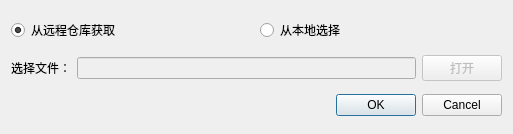
<?xml version="1.0" encoding="UTF-8"?>
<ui version="4.0">
 <class>ChooseSourceDialog</class>
 <widget class="QDialog" name="ChooseSourceDialog">
  <property name="geometry">
   <rect>
    <x>0</x>
    <y>0</y>
    <width>513</width>
    <height>134</height>
   </rect>
  </property>
  <property name="windowTitle">
   <string>安装器下载</string>
  </property>
  <layout class="QGridLayout" name="gridLayout">
   <item row="2" column="0">
    <widget class="QLabel" name="label">
     <property name="text">
      <string>选择文件：</string>
     </property>
    </widget>
   </item>
   <item row="2" column="1">
    <widget class="QLineEdit" name="line_filePath">
     <property name="enabled">
      <bool>false</bool>
     </property>
    </widget>
   </item>
   <item row="2" column="2">
    <widget class="QPushButton" name="btn_open">
     <property name="enabled">
      <bool>false</bool>
     </property>
     <property name="text">
      <string>打开</string>
     </property>
    </widget>
   </item>
   <item row="1" column="0" colspan="3">
    <layout class="QHBoxLayout" name="horizontalLayout">
     <item>
      <widget class="QRadioButton" name="radio_getFromRepo">
       <property name="text">
        <string>从远程仓库获取</string>
       </property>
       <property name="checked">
        <bool>true</bool>
       </property>
      </widget>
     </item>
     <item>
      <widget class="QRadioButton" name="radio_getFromLocal">
       <property name="text">
        <string>从本地选择</string>
       </property>
      </widget>
     </item>
    </layout>
   </item>
   <item row="3" column="0" colspan="3">
    <widget class="QDialogButtonBox" name="buttonBox">
     <property name="orientation">
      <enum>Qt::Horizontal</enum>
     </property>
     <property name="standardButtons">
      <set>QDialogButtonBox::Cancel|QDialogButtonBox::Ok</set>
     </property>
    </widget>
   </item>
  </layout>
 </widget>
 <resources/>
 <connections>
  <connection>
   <sender>buttonBox</sender>
   <signal>accepted()</signal>
   <receiver>ChooseSourceDialog</receiver>
   <slot>accept()</slot>
   <hints>
    <hint type="sourcelabel">
     <x>248</x>
     <y>254</y>
    </hint>
    <hint type="destinationlabel">
     <x>157</x>
     <y>274</y>
    </hint>
   </hints>
  </connection>
  <connection>
   <sender>buttonBox</sender>
   <signal>rejected()</signal>
   <receiver>ChooseSourceDialog</receiver>
   <slot>reject()</slot>
   <hints>
    <hint type="sourcelabel">
     <x>316</x>
     <y>260</y>
    </hint>
    <hint type="destinationlabel">
     <x>286</x>
     <y>274</y>
    </hint>
   </hints>
  </connection>
 </connections>
</ui>
